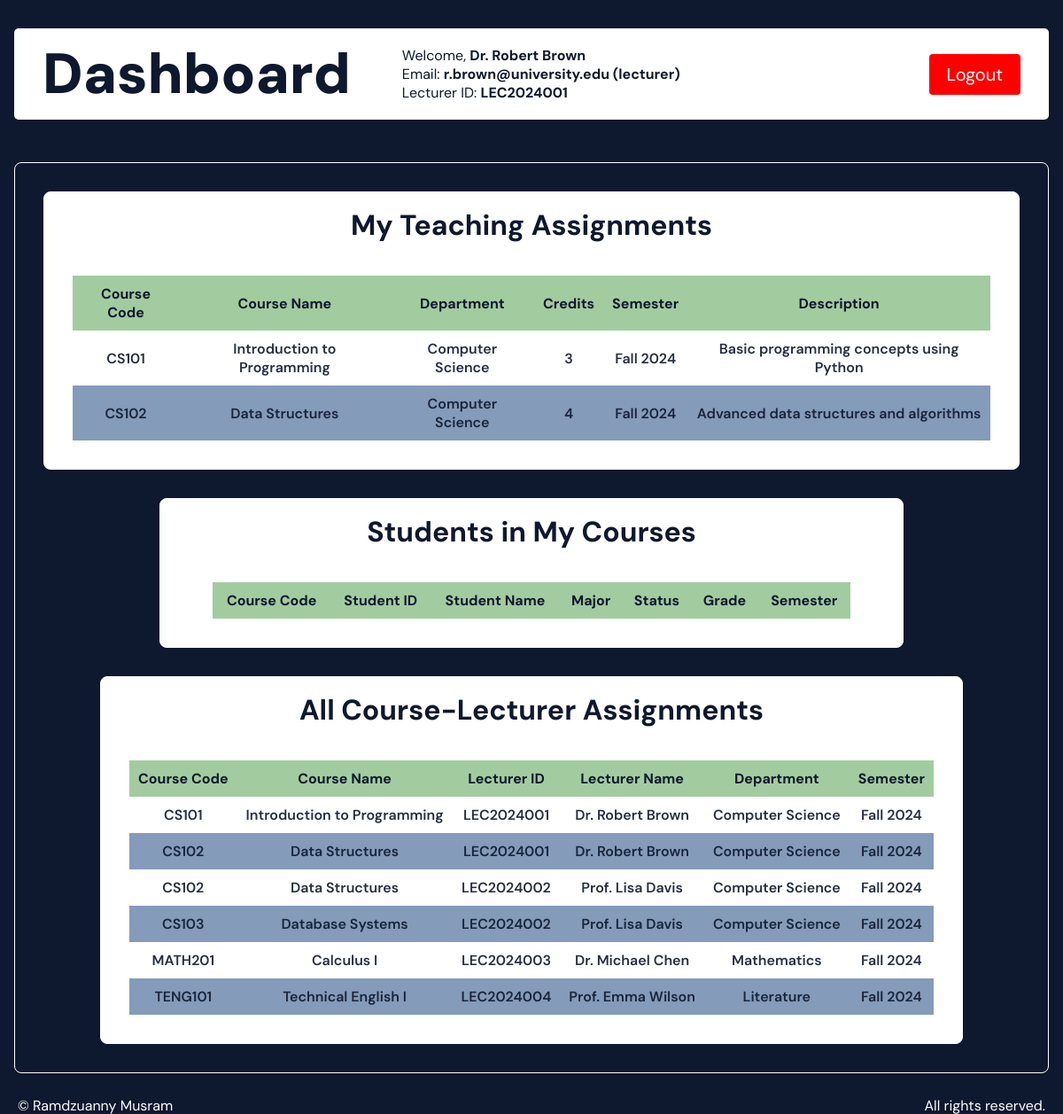
The app's page /index.php (signed in) with its own data.
### tables this page shows
CREATE TABLE IF NOT EXISTS Course_Lecturers (
    Course_Lecturer_ID INT AUTO_INCREMENT PRIMARY KEY,
    Course_ID INT NOT NULL,                            
    Lecturer_ID INT NOT NULL,                          
    Semester VARCHAR(20) NOT NULL,
    
     
    FOREIGN KEY (Course_ID) REFERENCES Courses(Course_ID) ON DELETE CASCADE,
    FOREIGN KEY (Lecturer_ID) REFERENCES Lecturers(Lecturer_ID) ON DELETE CASCADE,
    
     
    UNIQUE KEY unique_teaching_assignment (Course_ID, Lecturer_ID, Semester)
);

CREATE TABLE IF NOT EXISTS Courses (
    Course_ID INT AUTO_INCREMENT PRIMARY KEY,
    Course_Name VARCHAR(100) NOT NULL,
    Course_Code VARCHAR(20) UNIQUE NOT NULL,           
    Course_Department VARCHAR(100) NOT NULL,
    Credits INT NOT NULL,
    Description TEXT
);

CREATE TABLE IF NOT EXISTS Lecturers (
    Lecturer_ID INT AUTO_INCREMENT PRIMARY KEY,        
    Lecturer_Code VARCHAR(20) UNIQUE,                  
    User_ID INT UNIQUE NOT NULL,                       
    Lecturer_Name VARCHAR(100) NOT NULL,
    Lecturer_Department VARCHAR(100) NOT NULL,
    
    FOREIGN KEY (User_ID) REFERENCES Users(User_ID) ON DELETE CASCADE
);

### index.php (the view, shortened to what this page needs)
<?php
require_once 'db.php';
$email = $_SESSION['email'];
$role = $_SESSION['user_role'];
if ($role === 'student') {
    $name = $_SESSION['student_name'] ?? 'Student';
    $student_id = $_SESSION['student_id'];
} elseif ($role === 'lecturer') {
    $name = $_SESSION['lecturer_name'] ?? 'Lecturer';
    $lecturer_id = $_SESSION['lecturer_id'];
} elseif ($role === 'admin') {
    $name = 'Admin';
} else {
    $name = 'User';
}
?>
<!DOCTYPE html>
<html>
<head>
    <link href="assets/styles.css" rel="stylesheet" />
</head>
<body>
    <header id="dashboard-header">
        <h1>Dashboard</h1>
        <div class="dashboard-banner">
            <div class="dashboard-text">
                <p>Welcome, <strong><?php echo htmlspecialchars($name); ?></strong></p>
                <?php if ($role === 'student'): ?>
                    <?php
                    $student_info = $db->prepare("SELECT Starting_Semester FROM Students WHERE Student_ID = ?");
                    $student_info->execute([$student_id]);
                    $student_data = $student_info->fetch(PDO::FETCH_ASSOC);
                    ?>
                    <p>Email: <strong><?php echo htmlspecialchars($email); ?> (<?php echo htmlspecialchars($role); ?>)</strong></p>
                    <p>Student ID: <strong><?php echo htmlspecialchars($_SESSION['student_code']); ?></strong> | Starting Semester: <strong><?php echo htmlspecialchars($student_data['Starting_Semester']); ?></strong></p>
                <?php elseif ($role === 'lecturer'): ?>
                    <p>Email: <strong><?php echo htmlspecialchars($email); ?> (<?php echo htmlspecialchars($role); ?>)</strong></p>
                    <p>Lecturer ID: <strong><?php echo htmlspecialchars($_SESSION['lecturer_code']); ?></strong></p>
                <?php else: ?>
                    <p>Email: <strong><?php echo htmlspecialchars($email); ?> (<?php echo htmlspecialchars($role); ?>)</strong></p>
                <?php endif; ?>
            </div>
        </div>
        <div>
            <a href="logout.php" class="logout-button">Logout</a>
        </div>
    </header>
    <div class="dashboard-container">
        <div class="dashboard-box">
            <?php if ($role === 'student'): ?>
                <div class="dashboard-data">
                    <h2>Available Courses - Register Now</h2>
                    <form method="POST" action="">
                        <table>
                            <thead>
                                <tr>
                                    <th>Select</th>
                                    <th>Course Code</th>
                                    <th>Course Name</th>
                                    <th>Department</th>
                                    <th>Credits</th>
                                    <th>Description</th>
                                </tr>
                            </thead>
                            <tbody>
                                <?php
                                $available_courses = $db->prepare("
                                    SELECT c.*
                                    FROM Courses c
                                    WHERE c.Course_ID NOT IN (
                                        SELECT Course_ID
                                        FROM Registration
                                        WHERE Student_ID = ?
                                        AND Status IN ('Enrolled', 'Completed')
                                    )
                                    ORDER BY c.Course_Code
                                ");
                                $available_courses->execute([$student_id]);
                                while ($course = $available_courses->fetch(PDO::FETCH_ASSOC)):
                                ?>
                                <tr>
                                    <td><input type="checkbox" name="courses[]" value="<?php echo $course['Course_ID']; ?>"></td>
                                    <td><?php echo htmlspecialchars($course['Course_Code']); ?></td>
                                    <td><?php echo htmlspecialchars($course['Course_Name']); ?></td>
                                    <td><?php echo htmlspecialchars($course['Course_Department']); ?></td>
                                    <td><?php echo $course['Credits']; ?></td>
                                    <td><?php echo htmlspecialchars($course['Description']); ?></td>
                                </tr>
                                <?php endwhile; ?>
                            </tbody>
                        </table>
                        <button class="login-button" type="submit" name="register_courses">Register for Selected Courses</button>
                    </form>
                </div>
                <div class="dashboard-data">
                    <h2>My Course Registrations</h2>
                    <table>
                        <thead>
                            <tr>
                                <th>Course Code</th>
                                <th>Course Name</th>
                                <th>Credits</th>
                                <th>Semester</th>
                                <th>Status</th>
                                <th>Grade</th>
                                <th>Action</th>
                            </tr>
                        </thead>
                        <tbody>
                            <?php
                            $my_registrations = $db->prepare("
                                SELECT r.*, c.Course_Code, c.Course_Name, c.Credits
                                FROM Registration r
                                JOIN Courses c ON r.Course_ID = c.Course_ID
                                WHERE r.Student_ID = ?
                                ORDER BY r.Semester DESC, c.Course_Code
                            ");
                            $my_registrations->execute([$student_id]);
                            while ($reg = $my_registrations->fetch(PDO::FETCH_ASSOC)):
                            ?>
                            <tr>
                                <td><?php echo htmlspecialchars($reg['Course_Code']); ?></td>
                                <td><?php echo htmlspecialchars($reg['Course_Name']); ?></td>
                                <td><?php echo $reg['Credits']; ?></td>
                                <td><?php echo htmlspecialchars($reg['Semester']); ?></td>
                                <td><?php echo htmlspecialchars($reg['Status']); ?></td>
                                <td><?php echo htmlspecialchars($reg['Grade'] ?? 'N/A'); ?></td>
                                <td>
                                    <?php if ($reg['Status'] === 'Enrolled'): ?>
                                        <a href="?drop=<?php echo $reg['Registration_ID']; ?>" onclick="return confirm('Drop this course?')">Drop</a>
                                    <?php else: ?>
                                        -
                                    <?php endif; ?>
                                </td>
                            </tr>
                            <?php endwhile; ?>
                        </tbody>
                    </table>
                </div>
                <div class="dashboard-data">
                    <h2>My Course Lecturers</h2>
                    <table>
                        <thead>
                            <tr>
                                <th>Course Code</th>
                                <th>Course Name</th>
                                <th>Lecturer Name</th>
                                <th>Department</th>
                                <th>Semester</th>
                            </tr>
                        </thead>
                        <tbody>
                            <?php
                            $my_lecturers = $db->prepare("
                                SELECT DISTINCT c.Course_Code, c.Course_Name, l.Lecturer_Name, l.Lecturer_Department, cl.Semester
                                FROM Registration r
                                JOIN Courses c ON r.Course_ID = c.Course_ID
                                JOIN Course_Lecturers cl ON c.Course_ID = cl.Course_ID
                                JOIN Lecturers l ON cl.Lecturer_ID = l.Lecturer_ID
                                WHERE r.Student_ID = ? AND r.Status = 'Enrolled'
                                ORDER BY c.Course_Code
                            ");
                            $my_lecturers->execute([$student_id]);
                            while ($lec = $my_lecturers->fetch(PDO::FETCH_ASSOC)):
                            ?>
                            <tr>
                                <td><?php echo htmlspecialchars($lec['Course_Code']); ?></td>
                                <td><?php echo htmlspecialchars($lec['Course_Name']); ?></td>
                                <td><?php echo htmlspecialchars($lec['Lecturer_Name']); ?></td>
                                <td><?php echo htmlspecialchars($lec['Lecturer_Department']); ?></td>
                                <td><?php echo htmlspecialchars($lec['Semester']); ?></td>
                            </tr>
                            <?php endwhile; ?>
                        </tbody>
                    </table>
                </div>
            <?php elseif ($role === 'lecturer'): ?>
                <div class="dashboard-data">
                    <h2>My Teaching Assignments</h2>
                    <table>
                        <thead>
                            <tr>
                                <th>Course Code</th>
                                <th>Course Name</th>
                                <th>Department</th>
                                <th>Credits</th>
                                <th>Semester</th>
                                <th>Description</th>
                            </tr>
                        </thead>
                        <tbody>
                            <?php
                            $my_courses = $db->prepare("
                                SELECT c.*, cl.Semester
                                FROM Course_Lecturers cl
                                JOIN Courses c ON cl.Course_ID = c.Course_ID
                                WHERE cl.Lecturer_ID = ?
                                ORDER BY cl.Semester DESC, c.Course_Code
                            ");
                            $my_courses->execute([$lecturer_id]);
                            while ($course = $my_courses->fetch(PDO::FETCH_ASSOC)):
                            ?>
                            <tr>
                                <td><?php echo htmlspecialchars($course['Course_Code']); ?></td>
                                <td><?php echo htmlspecialchars($course['Course_Name']); ?></td>
                                <td><?php echo htmlspecialchars($course['Course_Department']); ?></td>
                                <td><?php echo $course['Credits']; ?></td>
                                <td><?php echo htmlspecialchars($course['Semester']); ?></td>
                                <td><?php echo htmlspecialchars($course['Description']); ?></td>
                            </tr>
                            <?php endwhile; ?>
                        </tbody>
                    </table>
                </div>
                <div class="dashboard-data">
                    <h2>Students in My Courses</h2>
                    <table>
                        <thead>
                            <tr>
                                <th>Course Code</th>
                                <th>Student ID</th>
                                <th>Student Name</th>
                                <th>Major</th>
                                <th>Status</th>
                                <th>Grade</th>
                                <th>Semester</th>
                            </tr>
                        </thead>
                    </table>
                </div>
                <div class="dashboard-data">
                    <h2>All Course-Lecturer Assignments</h2>
                    <table>
                        <thead>
                            <tr>
                                <th>Course Code</th>
                                <th>Course Name</th>
                                <th>Lecturer ID</th>
                                <th>Lecturer Name</th>
                                <th>Department</th>
                                <th>Semester</th>
                            </tr>
                        </thead>
                        <tbody>
                            <?php
                            $all_lecturers = $db->query("
                                SELECT
                                    c.Course_Code,
                                    c.Course_Name,
                                    l.Lecturer_Code,
                                    l.Lecturer_Name,
                                    l.Lecturer_Department,
                                    cl.Semester
                                FROM Course_Lecturers cl
                                JOIN Courses c ON cl.Course_ID = c.Course_ID
                                JOIN Lecturers l ON cl.Lecturer_ID = l.Lecturer_ID
                                ORDER BY c.Course_Code, l.Lecturer_Name
                            ");
                            while ($lec = $all_lecturers->fetch(PDO::FETCH_ASSOC)):
                            ?>
                            <tr>
                                <td><?php echo htmlspecialchars($lec['Course_Code']); ?></td>
                                <td><?php echo htmlspecialchars($lec['Course_Name']); ?></td>
                                <td><?php echo htmlspecialchars($lec['Lecturer_Code']); ?></td>
                                <td><?php echo htmlspecialchars($lec['Lecturer_Name']); ?></td>
                                <td><?php echo htmlspecialchars($lec['Lecturer_Department']); ?></td>
                                <td><?php echo htmlspecialchars($lec['Semester']); ?></td>
                            </tr>
                            <?php endwhile; ?>
                        </tbody>
                    </table>
                </div>
            <?php endif; ?>
        </div>
    </div>
    <footer>
      <p>&copy Ramdzuanny Musram</p>
      <p>All rights reserved.</p>
    </footer>
</body>
</html>

### records on screen
course_lecturers: Course_ID.Course_Code "CS101", Course_ID.Course_Name "Introduction to Programming", Course_ID.Course_Department "Computer Science", Course_ID.Credits "3", Semester "Fall 2024", Course_ID.Description "Basic programming concepts using Python", Lecturer_ID.Lecturer_Code "LEC2024001", Lecturer_ID.Lecturer_Name "Dr. Robert Brown", Lecturer_ID.Lecturer_Department "Computer Science"
course_lecturers: Course_ID.Course_Code "CS102", Course_ID.Course_Name "Data Structures", Course_ID.Course_Department "Computer Science", Course_ID.Credits "4", Semester "Fall 2024", Course_ID.Description "Advanced data structures and algorithms", Lecturer_ID.Lecturer_Code "LEC2024001", Lecturer_ID.Lecturer_Name "Dr. Robert Brown", Lecturer_ID.Lecturer_Department "Computer Science"
course_lecturers: Course_ID.Course_Code "CS102", Course_ID.Course_Name "Data Structures", Lecturer_ID.Lecturer_Code "LEC2024002", Lecturer_ID.Lecturer_Name "Prof. Lisa Davis", Lecturer_ID.Lecturer_Department "Computer Science", Semester "Fall 2024"
course_lecturers: Course_ID.Course_Code "CS103", Course_ID.Course_Name "Database Systems", Lecturer_ID.Lecturer_Code "LEC2024002", Lecturer_ID.Lecturer_Name "Prof. Lisa Davis", Lecturer_ID.Lecturer_Department "Computer Science", Semester "Fall 2024"
course_lecturers: Course_ID.Course_Code "MATH201", Course_ID.Course_Name "Calculus I", Lecturer_ID.Lecturer_Code "LEC2024003", Lecturer_ID.Lecturer_Name "Dr. Michael Chen", Lecturer_ID.Lecturer_Department "Mathematics", Semester "Fall 2024"
course_lecturers: Course_ID.Course_Code "TENG101", Course_ID.Course_Name "Technical English I", Lecturer_ID.Lecturer_Code "LEC2024004", Lecturer_ID.Lecturer_Name "Prof. Emma Wilson", Lecturer_ID.Lecturer_Department "Literature", Semester "Fall 2024"

### other values on screen
$name "Dr. Robert Brown"
$email "r.brown@university.edu"
$role "lecturer"
$_SESSION['lecturer_code'] "LEC2024001"
